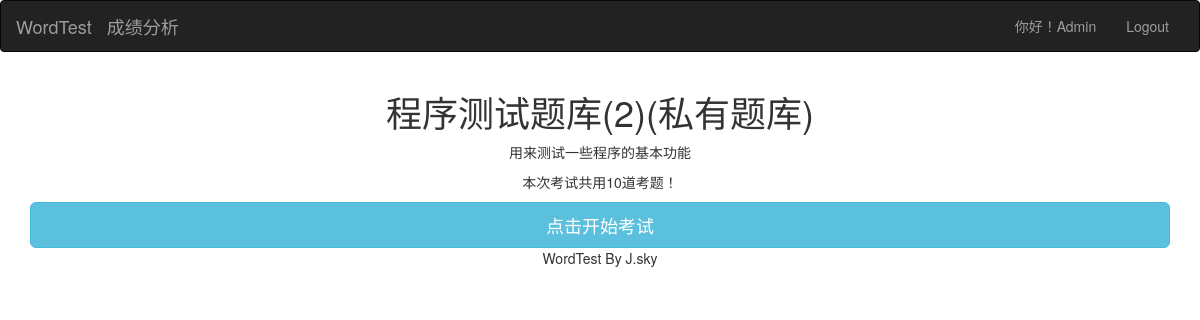
Screenshot of /app/qindex?qbid=3 (signed in) with the database file from the repository.
### app/models.py (models this page shows, shortened)
class UserProfile(AbstractUser):
    user_nick_name = models.CharField(max_length=24, verbose_name=u'用户昵称', default="")
    user_gender = models.CharField(max_length=10, choices=(("1", "男"), ("0", "女")), default="1", verbose_name=u"性别选择")
    user_birday = models.DateField(verbose_name=u"用户生日", null=True, blank=True)
    user_detail = models.CharField(max_length=200, verbose_name=u"个人简介", default='')
    user_image = models.ImageField(upload_to="image/user/%Y/%m", default="image/user/default.png", max_length=100,
                                   verbose_name=u"用户头像")
    class Meta:
        verbose_name = u'用户表'
        verbose_name_plural = verbose_name

class Questionbank(models.Model):
    name = models.CharField(max_length=99, verbose_name='题库名称', null=False, unique=True)
    detail = models.CharField(max_length=100, verbose_name='题库介绍', default='')
    words = models.ManyToManyField(Word, verbose_name='题库内容')
    isopen = models.CharField(max_length=2, choices=(("0", "私有"), ("1", "公开")), default="1", verbose_name="题库是否公开")
    q_user = models.ForeignKey(UserProfile, on_delete=models.CASCADE, verbose_name='题库创建即拥有者', null=True, blank=True,
                               related_name='q_user')
    q_create_time = models.DateTimeField(verbose_name='创建时间', auto_now_add=True)
    q_update_time = models.DateTimeField(verbose_name='更新时间', auto_now=True)
    class Meta:
        verbose_name = '题库表'
        verbose_name_plural = verbose_name

### app/views.py (the view)
# urls.py: path('qindex', views.qindex, name='qindex'),
@login_required
def qindex(request):
    qbid = int(request.GET.get('qbid', '0'))  # 默认为第一题
    qb = Questionbank.objects.get(pk=qbid)
    qblist = []  # 题库list
    for w in qb.words.all():
        qblist.append([w.word, w.ch_meaning, w.id])
    tit = qb.name
    detail = qb.detail
    c = qb.words.all().count()
    random.shuffle(qblist)  # 随机打乱
    request.session['qb'] = qblist  # 本次考试所有题
    request.session['qbid'] = qb.id  # 题库ID
    request.session['answers'] = []  # 答案列表
    request.session['start'] = True  # 本次答题开始
    request.session['p'] = 0  # 本次答题开始
    request.session['starttime'] = time.time()
    p = 0
    return render(request, 'app/qindex.html', {
        'tit': tit,
        'detail': detail,
        'p': p,
        'c':c,
    })

### templates/app/qindex.html (shortened to what this page needs)
{% extends 'base.html' %}
{% load staticfiles %}
{% block page %}
    <div class="container">
        <div class="row clearfix">
            <div class="col-md-12 column">
                <h1 class="text-center">
                    {{ tit }}
                </h1>
                <p class="text-center">
                    {{ detail }}
                </p>
                <p class="text-center">
                    本次考试共用{{ c }}道考题！
                </p>
                <a type="button" class="btn btn-info btn-lg btn-block" href="/app/q">点击开始考试</a>
            </div>
        </div>
    </div>
{% endblock %}

### templates/base.html (shortened to what this page needs)
<!DOCTYPE html>
<html>
{% load staticfiles %}
<head>
    <link href="{% static 'bootstrap337/css/bootstrap.css' %}" rel="stylesheet">
    <link href="{% static 'app.css' %}" rel="stylesheet">
</head>
<body>
<header>
<nav class="navbar navbar-inverse">
      <div class="container-fluid">
        <div class="navbar-header">
          <a class="navbar-brand" href="{% url 'index' %}">WordTest</a>
            <a class="navbar-brand" href="{% url 'score' %}">成绩分析</a>
        </div>
        <div class="collapse navbar-collapse" id="bs-example-navbar-collapse-9">
          <ul class="nav navbar-nav navbar-right">
              <li class=""><a href="#">你好！{{ request.user.user_nick_name }}</a></li>
            <li class=""><a href="{% url 'logout' %}">Logout</a></li>
          </ul>
        </div>
      </div>
    </nav>
</header>
{% block page %}
{% endblock page %}
   <footer class="bs-docs-footer" >
    <p class="text-center">WordTest By J.sky</p>
</footer>
</body>
</html>

### rows the page displays
UserProfile: user.user_nick_name "Admin"
Questionbank: name "程序测试题库(2)(私有题库)", detail "用来测试一些程序的基本功能"

### other values shown
{{ c }} "10"
